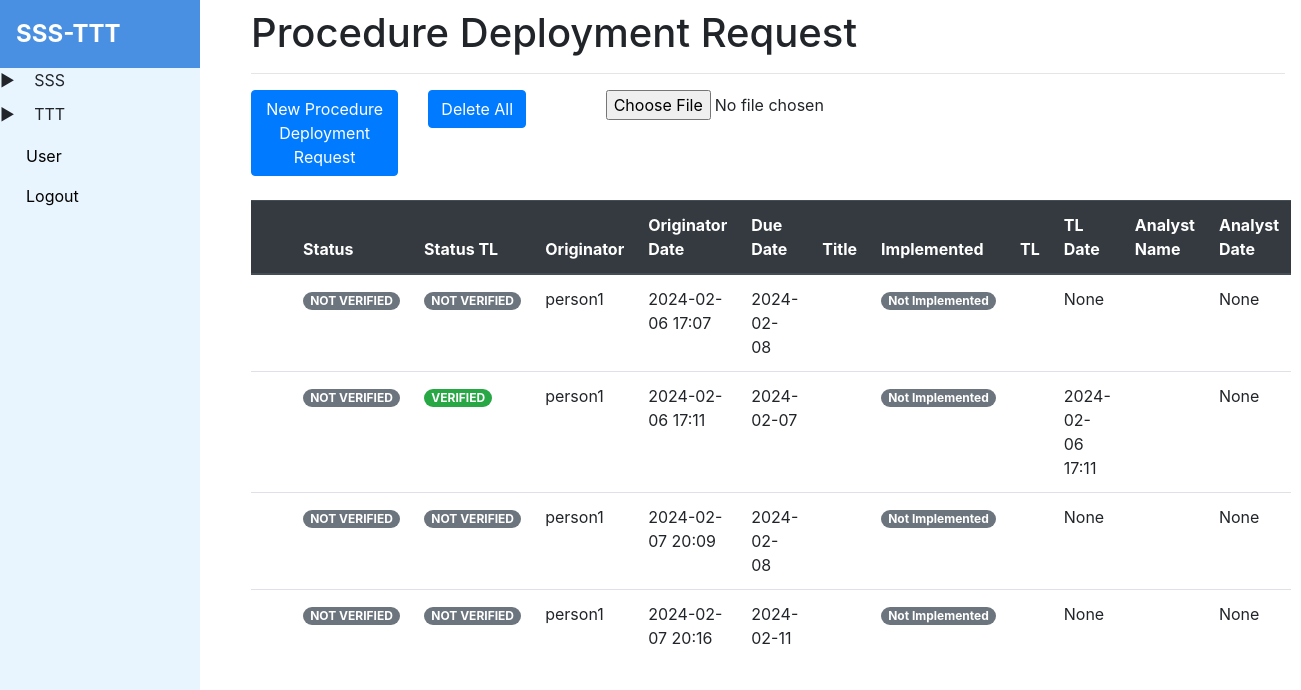
Page /procedure/update/request (signed in) on the earlier database version.
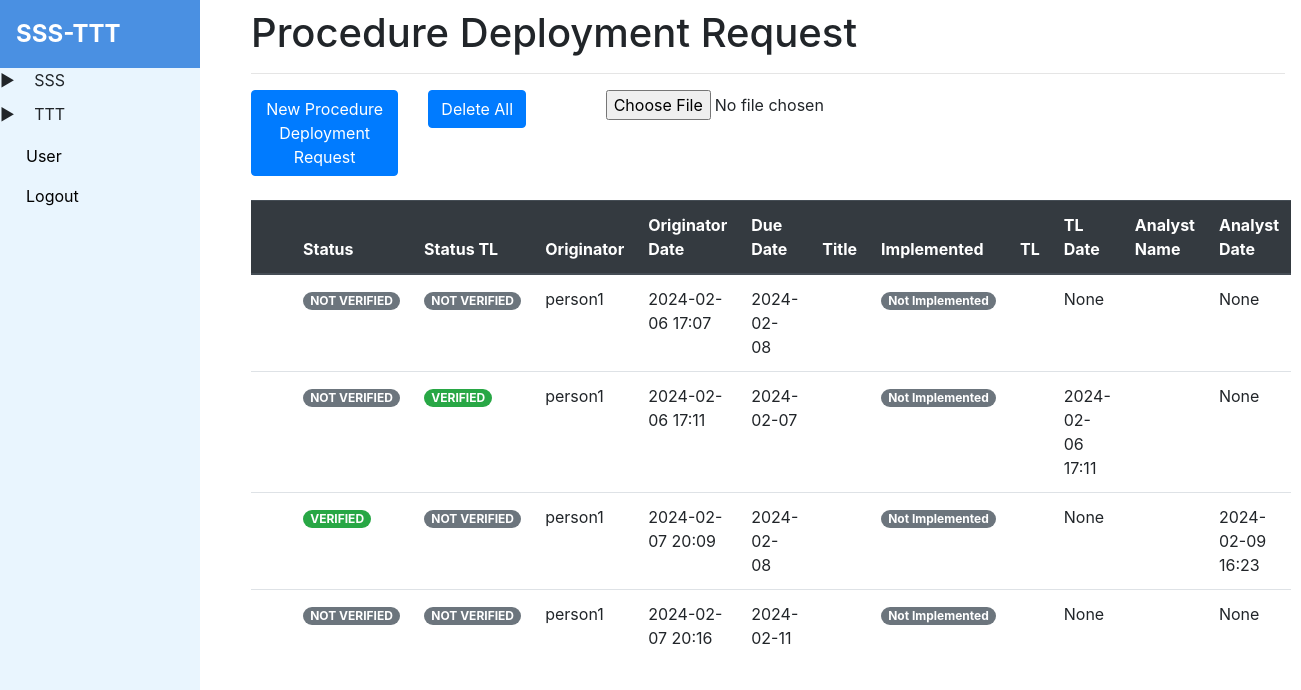
Same page on the later database version.
### tables this page shows
CREATE TABLE 't_procedure_update_request' (
    'id' INTEGER PRIMARY KEY AUTOINCREMENT,
    's_c' varchar(1000) NOT NULL,
    'status' varchar(1000) NOT NULL,
    'status_tl' varchar(1000) NOT NULL,
    'originator' varchar(1000) NOT NULL,
    'date' varchar(1000) NOT NULL,
    'type' varchar(1000) NOT NULL,
    'reason_for_update' varchar(1000) NOT NULL,
    'affected_tables' varchar(1000) NOT NULL,
    'title' varchar(1000),
    'ar_ref' varchar(1000),
    'swet_ref' varchar(1000),
    'affected_files' varchar(3000),
    'implemented' varchar(100),
    'tl'        varchar(100),
    'analyst_name'   varchar(100),
    'originator_date'  datetime, 
    'tl_date' datetime,
    'analyst_date' datetime,
    'due_date' datetime
    );

### app.py (the view)
@app.route('/procedure/update/request', methods=['GET'])
@check_login
def get_all_procedure_update_request():
    data = filter_data('t_procedure_update_request')
    return render_template('procedure_update_request/procedure_update_request.html', rows = data, is_admin = session.get('user'))

### app.py (called while the page is built)
def check_login(f):
    @wraps(f)
    def decorated_function(*args, **kwargs):
        if session.get('user') is None:
            return redirect(url_for('login'))
        return f(*args, **kwargs)
    return decorated_function

### db_helper.py (called while the page is built, shortened)
def filter_data(table_name: str, **kwargs):
    cursor = conn.cursor()
    query = f"SELECT * FROM {table_name}"
    conditions = []
    if conditions:
        query += " WHERE " + " AND ".join(conditions)
    cursor.execute(query)
    return cursor.fetchall()

### templates/procedure_update_request/procedure_update_request.html (shortened to what this page needs)
{% extends 'base.html' %}
{% block content %}
    <div class="schedule-main">
        <h1> Procedure Deployment Request </h1>
        <hr>
        <div class="row">
            <div class="col-md-2">
                <form method="get" action="/procedure/add/update/request" enctype="multipart/form-data">
                    <button type="submit" class="btn btn-primary">New Procedure Deployment Request</button>
                </form>
            </div>
            {% if is_admin %}
            <div class="col-md-2">
                <form method="get" action="/api/delete/all/12">
                    <button type="submit" class="btn btn-primary">Delete All</button>
                </form>
            </div>
            <div class="col-md-2">
                <form method="post" action="/api/procedure/update/request/upload" enctype="multipart/form-data">
                    <input type="file" name="file" onchange="this.form.submit()">
                </form>
            </div>
            {% endif %}
        </div>
        <br>
        <table class="table">
            <thead class="thead-dark">
                <tr>
                    <th></th>
                    <th>Status</th>
                    <th>Status TL</th>
                    <th>Originator</th>
                    <th>Originator Date</th>
                    <th>Due Date</th>
                    <th>Title</th>
                    <th>Implemented</th>
                    <th>TL</th>
                    <th>TL Date</th>
                    <th>Analyst Name</th>
                    <th>Analyst Date</th>
                </tr>
            </thead>
            <tbody>
                {% for row in rows %}
                <tr>
                    <td>
                        <a href="/procedure/update/request/{{row[0]}}" class="btn-sm" role="button">
                        </a>
                    </td>
                    {% if row[2]|lower == 'verified' %}
                        <td><span class="badge badge-pill badge-success">VERIFIED</span></td>
                    {% else %}
                        <td><span class="badge badge-pill badge-secondary">NOT VERIFIED</span></td>
                    {% endif %}
                    {% if row[3]|lower == 'verified' %}
                        <td><span class="badge badge-pill badge-success">VERIFIED</span></td>
                    {% else %}
                        <td><span class="badge badge-pill badge-secondary">NOT VERIFIED</span></td>
                    {% endif %}
                    <td>{{ row[4] }}</td>
                    <td>{{ row[5] }}</td>
                    <td>{{ row[19] }}</td>
                    <td>{{ row[9] }}</td>
                    {% if row[13]|lower == 'implemented' %}
                        <td><span class="badge badge-pill badge-success">Implemented</span></td>
                    {% else %}
                        <td><span class="badge badge-pill badge-secondary">Not Implemented</span></td>
                    {% endif %}
                    <td>{{ row[14] }}</td>
                    <td>{{ row[17] }}</td>
                    <td>{{ row[15] }}</td>
                    <td>{{ row[18] }}</td>
                </tr>
                {% endfor %}
            </tbody>
        </table>
    </div>
{% endblock %}

Differences in the rows shown:
changed t_procedure_update_request (number 3 of 4 on the later page): analyst_date "None" → "2024-02-09 16:23"; status "NOT VERIFIED" → "VERIFIED"
